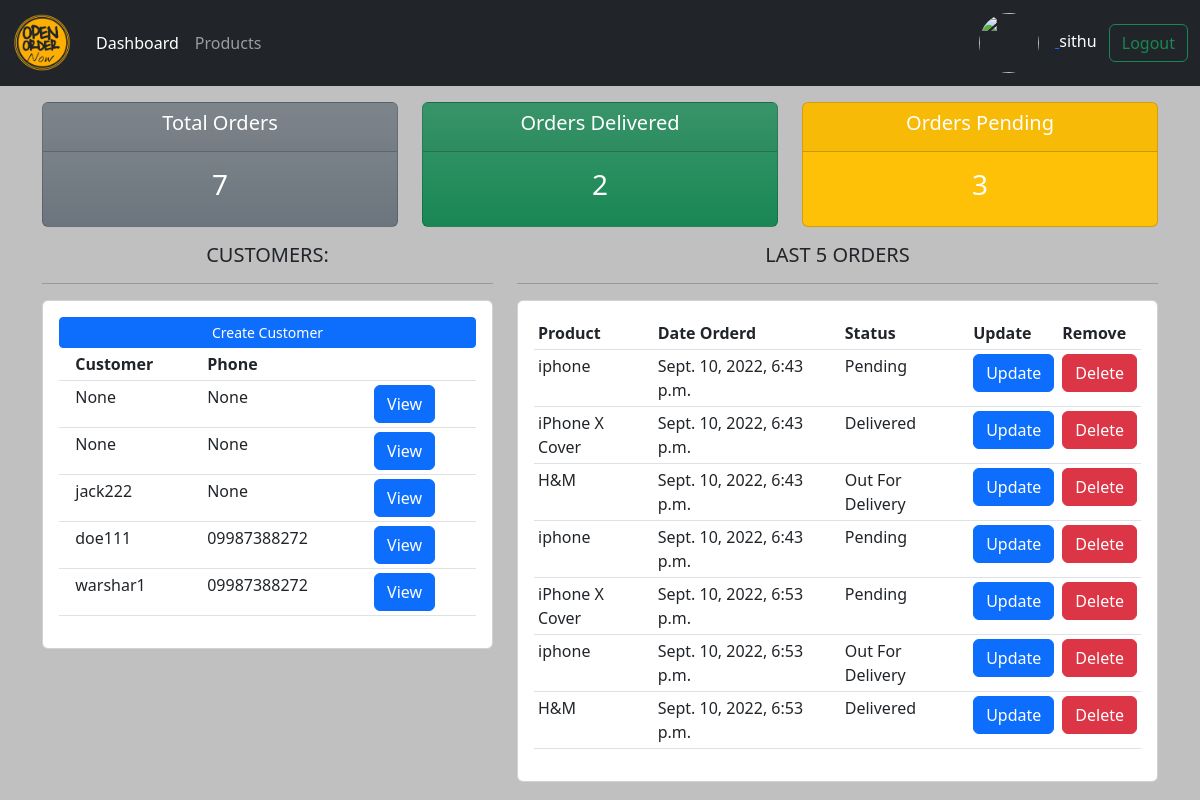
The app's page / (signed in) with its own data.
### accounts/models.py (models this page shows, shortened)
class Customer(models.Model):
    user = models.OneToOneField(User, on_delete=models.CASCADE, null=True)
    name = models.CharField(max_length=200,null=True)
    email = models.CharField(max_length=200, null=True)
    phone = models.CharField(max_length=200, null=True)
    created_at = models.DateTimeField(auto_now_add=True)
    profile = models.ImageField(null=True, blank = True, upload_to="static/profiles")

class Order(models.Model):
    status_choice = [
        ('pd',"Pending"),
        ('ofd',"Out For Delivery"),
        ('d',"Delivered")
    ]
    customer = models.ForeignKey(Customer, null=True, on_delete=models.SET_NULL, blank=True)
    product = models.ForeignKey(Product, null=True, on_delete=models.SET_NULL, blank=True)
    created_at = models.DateTimeField(auto_now_add=True)
    status = models.CharField(max_length=200, null=True, choices=status_choice)

class Product(models.Model):
    Category = [
        ('in door',"In Door"),
        ('out door',"Out Door")
    ]
    name = models.CharField(max_length=200,null=True)
    price = models.FloatField(null=True)
    category = models.CharField(max_length=200, null=True, choices=Category)
    description = models.CharField(max_length=200, null=True, blank=True)
    created_at = models.DateTimeField(auto_now_add=True)
    tags = models.ManyToManyField(Tag)

### accounts/decorators.py (the view)
    def wrapper(request):
        if request.user.groups.first().name =="admin":
            return view_func(request)
        if request.user.groups.first().name =="customer":
            return redirect('/customer_profile')

### accounts/views.py (called while the page is built)
@login_required(login_url="/login")
@admin_only
def dashboard(request):
    customers = Customer.objects.all()
    orders = Order.objects.all()
    total = orders.count()
    delivered = Order.objects.filter(status="d").count()
    pending = Order.objects.filter(status="pd").count()
    return render(request, "accounts/dashboard.html",{
        "customers": customers,
        "orders" : orders,
        "totals" : total,
        "delivered" : delivered,
        "pending" : pending,
    })

### accounts/templates/accounts/dashboard.html (shortened to what this page needs)
{% extends 'accounts/master.html' %}
{% block content %}
<div class="row">
	<div class="col">
		<div class="col-md">
			<div class="card text-center text-white  mb-3 bg-secondary bg-gradient">
			  	<div class="card-header">
			  		<h5 class="card-title">Total Orders</h5>
			  	</div>
			  	<div class="card-body">
			    	<h3 class="card-title">{{ totals }}</h3>
			  	</div>
			</div>
		</div>
	</div>
	<div class="col">
		<div class="col-md">
			<div class="card text-center text-white  mb-3  bg-success bg-gradient">
			  	<div class="card-header">
			  		<h5 class="card-title">Orders Delivered</h5>
			  	</div>
			  	<div class="card-body">
			    	<h3 class="card-title">{{ delivered }}</h3>
			  	</div>
			</div>
		</div>
	</div>
	<div class="col">
		<div class="col-md">
			<div class="card text-center text-white  mb-3  bg-warning">
			  	<div class="card-header">
			  		<h5 class="card-title">Orders Pending</h5>
			  	</div>
			  	<div class="card-body">
			    	<h3 class="card-title">{{ pending }}</h3>
			  	</div>
			</div>
		</div>
	</div>
</div>
<div class="row">
	<div class="col-md-5">
		<h5 class="text-center">CUSTOMERS:</h5>
		<hr>
		<div class="card card-body">
			<a class="btn btn-primary  btn-sm btn-block" href="">Create Customer</a>
			<table class="table table-sm">
				<tr>
					<th></th>
					<th>Customer</th>
					<th>Phone </th>
					<th> </th>
				</tr>
				{% for customer in customers  %}
				<tr>
					<td></td>
					<td>{{ customer.name }}</td>
					<td>{{ customer.phone }}</td>
					<td><a class="btn btn-primary" role="button" href="{% url 'customers.show' customer.id %}"> View </a></td>
				</tr>
				{% endfor %}
			</table>
		</div>
	</div>
	<div class="col-md-7">
		<h5 class="text-center">LAST 5 ORDERS</h5>
		<hr>
		<div class="card card-body">
			<table class="table table-sm">
				<tr>
					<th>Product</th>
					<th>Date Orderd</th>
					<th>Status</th>
					<th>Update</th>
					<th>Remove</th>
				</tr>
				{% for order in orders %}
				<tr>
					<td>{{ order.product.name }}</td>
					<td>{{ order.created_at }}</td>
					<td>{{ order.get_status_display }}</td>
					<td><a name="" id="" class="btn btn-primary" href="{% url 'order.update' order.id %}" role="button">Update</a></td>
					<td><a name="" id="" class="btn btn-danger" href="{% url 'order.delete' order.id %}" role="button">Delete</a></td>
				</tr>
				{% endfor %}
			</table>
		</div>
	</div>
</div>
{% endblock content %}

### accounts/templates/accounts/master.html (shortened to what this page needs)
<!DOCTYPE html>
{% load static %}
<html>
    <head>
        <link href="https://cdn.jsdelivr.net/npm/bootstrap@5.2.1/dist/css/bootstrap.min.css" rel="stylesheet">
        <link rel="stylesheet" href="{% static 'accounts/css/style.css' %}">
    </head>
    <body>
        {% include 'accounts/components/navbar.html' %}
        <div class="container mt-3">
        {% block content %}{% endblock content %}
        </div>
    </body>
</html>

### accounts/templates/accounts/components/navbar.html (shortened to what this page needs)
<nav class="navbar navbar-expand-lg navbar-dark bg-dark" >
    <div class="container-fluid">
      <a class="navbar-brand" href="#"><img src="../../static/logo/picwish.png"  width="60px" height="60px"></a>
      <div class="collapse navbar-collapse" id="navbarNav">
        {% if request.user.is_authenticated %}
        <ul class="navbar-nav">
          <li class="nav-item">
            <a class="nav-link active" aria-current="page" href=" {% url 'dashboard' %}">Dashboard</a>
          </li>
          <li class="nav-item">
            <a href="{% url 'products' %}" class="nav-link"  >Products</a>
          </li>
        </ul>
        {% endif %}
      </div>
      {% if request.user.is_authenticated %}
      <div class="text-white">
        <a href="{% url 'customer_profile_setting' %}" >
          <img src="/{{request.user.customer.profile}}" width="60px" height="60px" style="border-radius:50%" class="me-3" >
        </a>
      <span class="me-2 ">{{request.user.username}}</span>
        <a href="{% url 'logout' %}" class="btn btn-outline-success" >Logout</a>
      </div>
      {% else %}
        <div class="text-white">
          <a  href="{% url 'register' %}" class="btn btn-outline-success me-3">Register</a>
          <a href="{% url 'login' %}" class="btn btn-outline-success" >Login</a>
        </div>
      {% endif %}
    </div>
  </nav>

### accounts/static/accounts/css/style.css (style rules this page uses)
body { background-color: silver; }

### records on screen
Customer: name "None", phone "None"
Customer: name "None", phone "None"
Customer: name "jack222", phone "None"
Customer: name "doe111", phone "09987388272"
Customer: name "warshar1", phone "09987388272"
Order: product.name "iphone", created_at "Sept. 10, 2022, 6:43 p.m.", status "Pending"
Order: product.name "iPhone X Cover", created_at "Sept. 10, 2022, 6:43 p.m.", status "Delivered"
Order: product.name "H&M", created_at "Sept. 10, 2022, 6:43 p.m.", status "Out For Delivery"
Order: product.name "iphone", created_at "Sept. 10, 2022, 6:43 p.m.", status "Pending"
Order: product.name "iPhone X Cover", created_at "Sept. 10, 2022, 6:53 p.m.", status "Pending"
Order: product.name "iphone", created_at "Sept. 10, 2022, 6:53 p.m.", status "Out For Delivery"
Order: product.name "H&M", created_at "Sept. 10, 2022, 6:53 p.m.", status "Delivered"

### other values on screen
{{ request.user.username }} "sithu"
{{ totals }} "7"
{{ delivered }} "2"
{{ pending }} "3"
